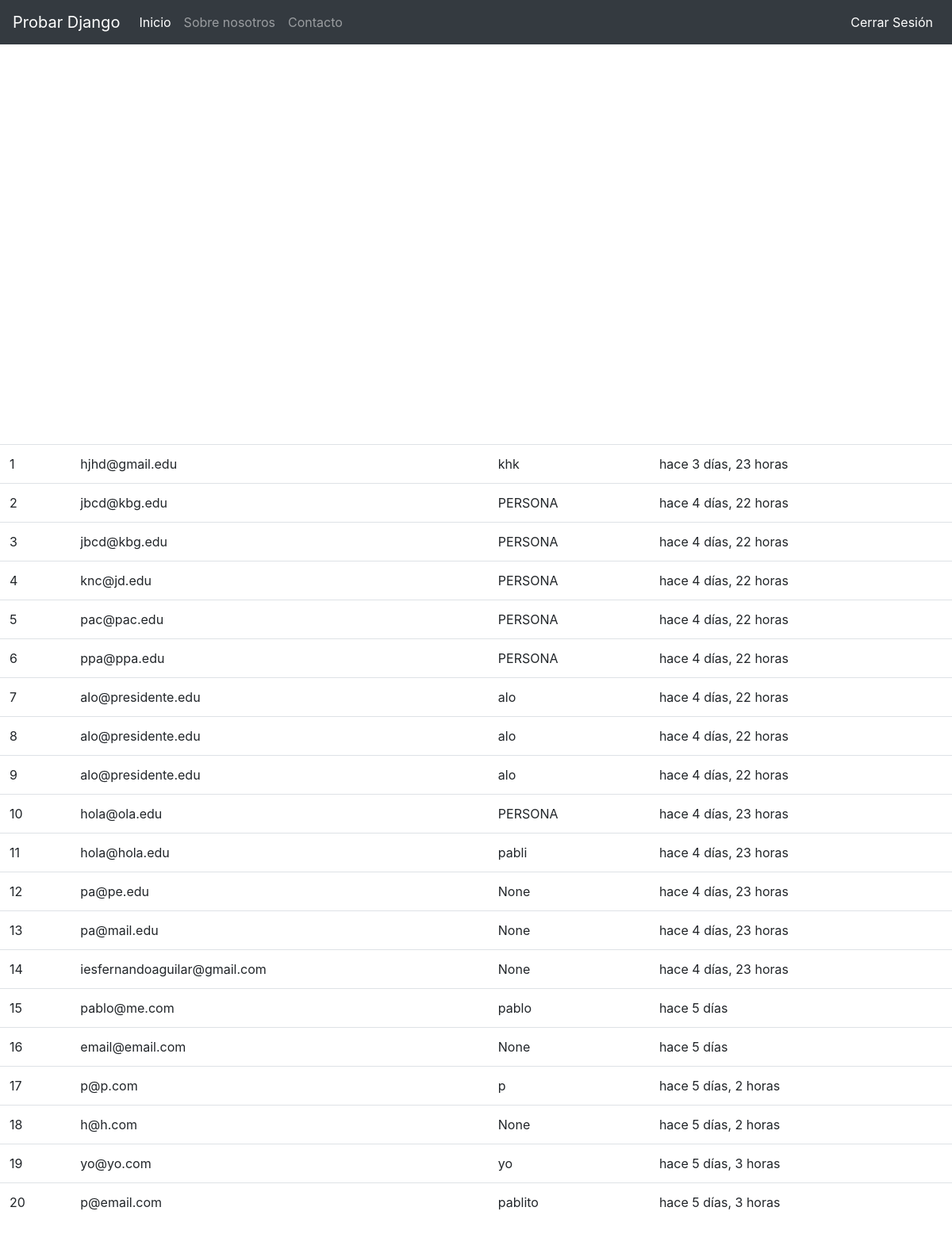
The app's page / (signed in), older data.
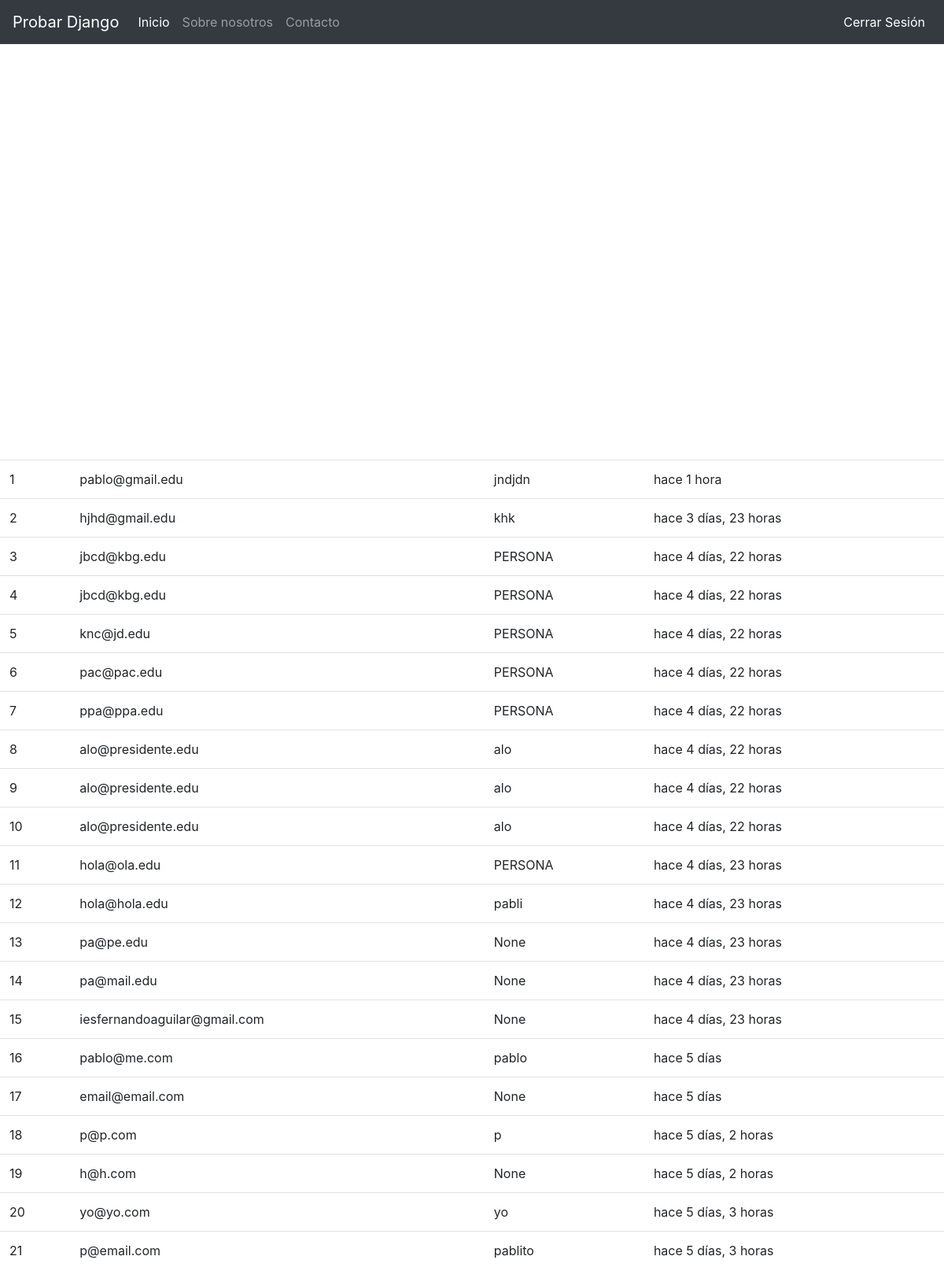
The same page, newer data.
### boletin/models.py (models this page shows)
class Registrado(models.Model):
	nombre = models.CharField(max_length=100, blank=True, null=True)
	email = models.EmailField()
	timestamp = models.DateTimeField(auto_now_add=True , auto_now=False)
	def __str__(self):
		return self.email

### boletin/views.py (the view, shortened to what this page needs)
# urls.py: path('', views.inicio, name='inicio'),
def inicio(request):
	titulo= "Bienvenido"
	if request.user.is_authenticated:
		titulo = "Bienvenido %s" %(request.user)
	form = RegModelForm(request.POST or None)
	context = {
				"titulo" : titulo,
				"el_form" : form,
		}
	if request.user.is_authenticated and request.user.is_staff:
		queryset = Registrado.objects.all().order_by("-timestamp")
		context = {
			"queryset": queryset,
		}
	return render(request, "inicio.html", context)

### templates/inicio.html (shortened to what this page needs)
{% extends "base.html"%}
{% load crispy_forms_tags %}
{% block jumbotron %}
{% if request.user.is_staff %}
<table class="table">
{% for instance in queryset %}
<tr><td>{{ forloop.counter }}</td><td>{{ instance }}</td><td>{{ instance.nombre }}</td><td>hace {{ instance.timestamp|timesince }}</td></tr><br/>
{% endfor %}
</table>
{% endif %}
{% endblock %}

### templates/base.html (shortened to what this page needs)
<!doctype html>
{% load static %}
<html lang="en">
  <head>
{% include "head_css.html" %}
    <link href="{% static 'navbar-top.css' %}" rel="stylesheet">
  </head>
  <body>
{% include "navbar.html" %}
{% block jumbotron %}
{% endblock %}
  </body>
</html>

### templates/head_css.html (shortened to what this page needs)
{% load static %}
<link href="{% static 'css/bootstrap.min.css' %}" rel="stylesheet">

### templates/navbar.html (shortened to what this page needs)
<nav class="navbar navbar-expand-md navbar-dark bg-dark mb-4">
  <a class="navbar-brand" href="/">Probar Django</a>
  <div class="collapse navbar-collapse" id="navbarCollapse">
    <ul class="navbar-nav mr-auto">
      <li class="nav-item active">
        <a class="nav-link" href="/">Inicio <span class="sr-only">(current)</span></a>
      </li>
      <li class="nav-item">
        <a class="nav-link" href="{% url 'about' %}">Sobre nosotros</a>
      </li>
      <li class="nav-item">
        <a class="nav-link" href="{% url 'contact' %}">Contacto</a>
      </li>
    </ul>
    <ul class="navbar-nav navbar-right">
      {% if request.user.is_authenticated %}
      <li class="nav-item">
        <a class="nav-link active" href="{% url 'auth_logout' %}">Cerrar Sesión</a></li>
      {% else %}
      <li class="nav-item">
        <a class="nav-link active" href="{% url 'registration_register' %}">Registrate</a>
      <li class="nav-item ">
        </li>
      {% endif %}
    </ul>
  </div>
</nav>

### templates/javascript.html (shortened to what this page needs)
{% load static %}

### static_pro/static/css/navbar-top.css (style rules this page uses)
body { min-height: 75rem; }

Row changes from the older to the newer data that the page shows:
added Registrado: email "pablo@gmail.edu", nombre "jndjdn", timestamp "1 hora"
